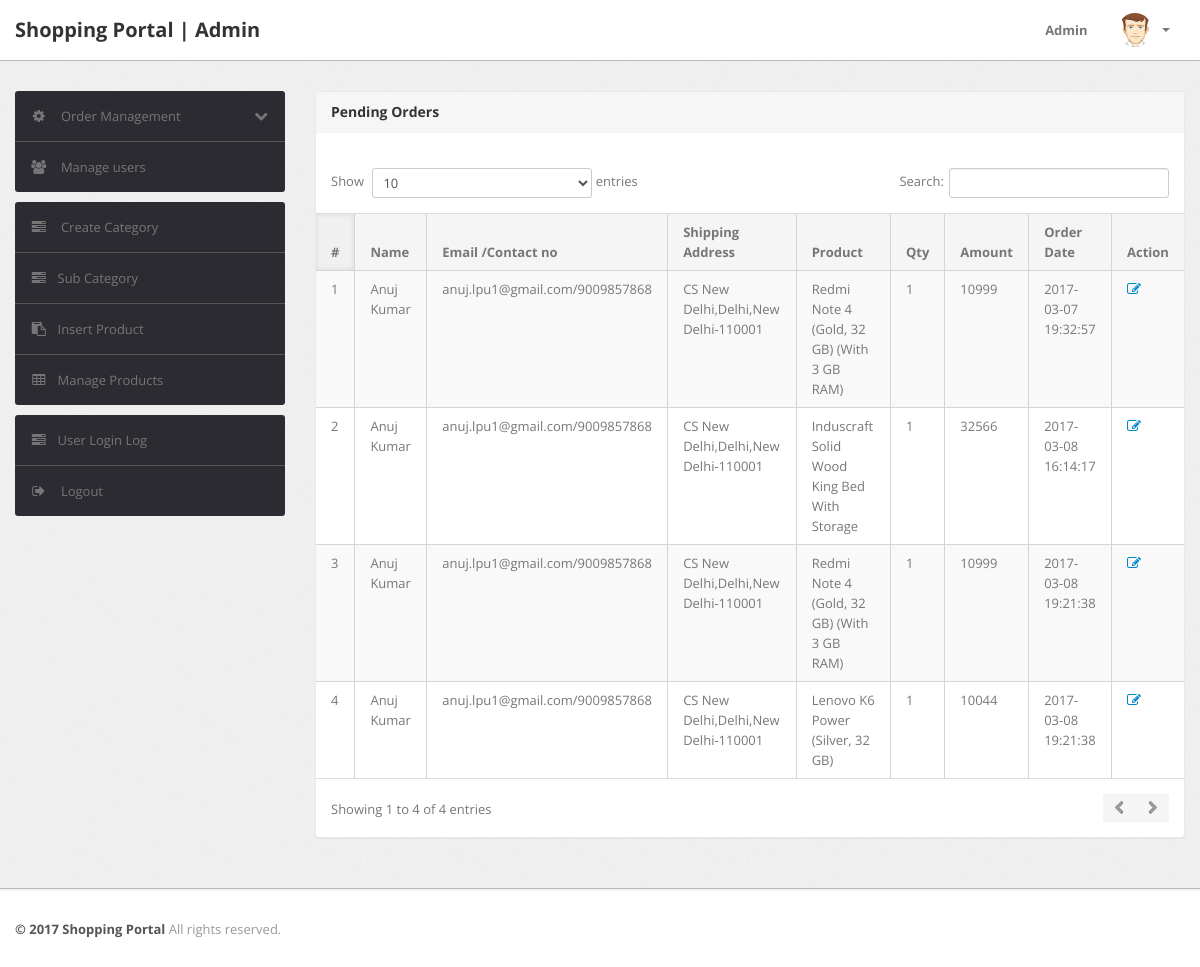
The app's page /admin/pending-orders.php (signed in), older data.
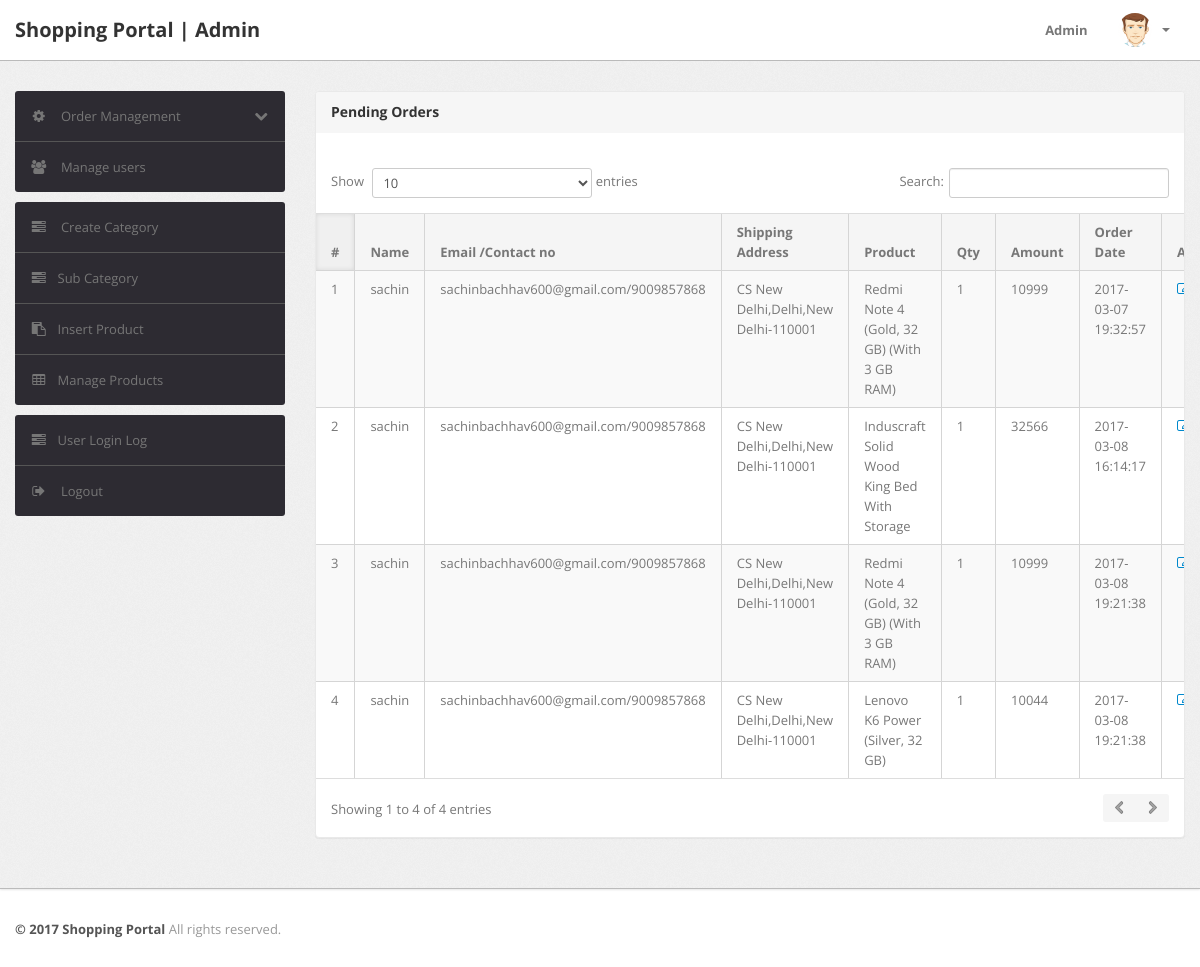
The same page, newer data.
### tables this page shows
CREATE TABLE `orders` (
  `id` int(11) NOT NULL,
  `userId` int(11) DEFAULT NULL,
  `productId` varchar(255) DEFAULT NULL,
  `quantity` int(11) DEFAULT NULL,
  `orderDate` timestamp NOT NULL DEFAULT CURRENT_TIMESTAMP,
  `paymentMethod` varchar(50) DEFAULT NULL,
  `orderStatus` varchar(55) DEFAULT NULL
);

CREATE TABLE `users` (
  `id` int(11) NOT NULL,
  `name` varchar(255) DEFAULT NULL,
  `email` varchar(255) DEFAULT NULL,
  `contactno` bigint(11) DEFAULT NULL,
  `password` varchar(255) DEFAULT NULL,
  `shippingAddress` longtext,
  `shippingState` varchar(255) DEFAULT NULL,
  `shippingCity` varchar(255) DEFAULT NULL,
  `shippingPincode` int(11) DEFAULT NULL,
  `billingAddress` longtext,
  `billingState` varchar(255) DEFAULT NULL,
  `billingCity` varchar(255) DEFAULT NULL,
  `billingPincode` int(11) DEFAULT NULL,
  `regDate` timestamp NOT NULL DEFAULT CURRENT_TIMESTAMP,
  `updationDate` varchar(255) DEFAULT NULL
);

CREATE TABLE `products` (
  `id` int(11) NOT NULL,
  `category` int(11) NOT NULL,
  `subCategory` int(11) DEFAULT NULL,
  `productName` varchar(255) DEFAULT NULL,
  `productCompany` varchar(255) DEFAULT NULL,
  `productPrice` int(11) DEFAULT NULL,
  `productPriceBeforeDiscount` int(11) DEFAULT NULL,
  `productDescription` longtext,
  `productImage1` varchar(255) DEFAULT NULL,
  `productImage2` varchar(255) DEFAULT NULL,
  `productImage3` varchar(255) DEFAULT NULL,
  `shippingCharge` int(11) DEFAULT NULL,
  `productAvailability` varchar(255) DEFAULT NULL,
  `postingDate` timestamp NULL DEFAULT CURRENT_TIMESTAMP,
  `updationDate` varchar(255) DEFAULT NULL
);

### admin/pending-orders.php (the view, shortened to what this page needs)
<?php
include('include/config.php');
if(strlen($_SESSION['alogin'])==0)
	{
header('location:index.php');
}
else{
?>
<!DOCTYPE html>
<html lang="en">
<head>
	<link type="text/css" href="bootstrap/css/bootstrap.min.css" rel="stylesheet">
	<link type="text/css" href="bootstrap/css/bootstrap-responsive.min.css" rel="stylesheet">
	<link type="text/css" href="css/theme.css" rel="stylesheet">
	<link type="text/css" href="images/icons/css/font-awesome.css" rel="stylesheet">
</head>
<body>
<?php include('include/header.php');?>
	<div class="wrapper">
		<div class="container">
			<div class="row">
<?php include('include/sidebar.php');?>
			<div class="span9">
					<div class="content">
	<div class="module">
							<div class="module-head">
								<h3>Pending Orders</h3>
							</div>
							<div class="module-body table">
									<br />
								<table cellpadding="0" cellspacing="0" border="0" class="datatable-1 table table-bordered table-striped	 display table-responsive" >
									<thead>
										<tr>
											<th>#</th>
											<th> Name</th>
											<th width="50">Email /Contact no</th>
											<th>Shipping Address</th>
											<th>Product </th>
											<th>Qty </th>
											<th>Amount </th>
											<th>Order Date</th>
											<th>Action</th>
										</tr>
									</thead>
<tbody>
<?php
$status='Delivered';
$query=mysqli_query($con,"select users.name as username,users.email as useremail,users.contactno as usercontact,users.shippingAddress as shippingaddress,users.shippingCity as shippingcity,users.shippingState as shippingstate,users.shippingPincode as shippingpincode,products.productName as productname,products.shippingCharge as shippingcharge,orders.quantity as quantity,orders.orderDate as orderdate,products.productPrice as productprice,orders.id as id  from orders join users on  orders.userId=users.id join products on products.id=orders.productId where orders.	orderStatus!='$status' or orders.orderStatus is null");
$cnt=1;
while($row=mysqli_fetch_array($query))
{
?>
										<tr>
											<td><?php echo htmlentities($cnt);?></td>
											<td><?php echo htmlentities($row['username']);?></td>
<td><?php echo htmlentities($row['useremail']);?>/<?php echo htmlentities($row['usercontact']);?></td>
<td><?php echo htmlentities($row['shippingaddress'].",".$row['shippingcity'].",".$row['shippingstate']."-".$row['shippingpincode']);?></td>
											<td><?php echo htmlentities($row['productname']);?></td>
											<td><?php echo htmlentities($row['quantity']);?></td>
											<td><?php echo htmlentities($row['quantity']*$row['productprice']+$row['shippingcharge']);?></td>
											<td><?php echo htmlentities($row['orderdate']);?></td>
											<td>   <a href="updateorder.php?oid=<?php echo htmlentities($row['id']);?>" title="Update order" target="_blank"><i class="icon-edit"></i></a>
											</td>
											</tr>
										<?php $cnt=$cnt+1; } ?>
										</tbody>
								</table>
							</div>
						</div>
					</div>
				</div>
			</div>
		</div>
	</div>
<?php include('include/footer.php');?>
</body>
<?php } ?>

### admin/include/header.php (shortened to what this page needs)
<div class="navbar navbar-fixed-top">
		<div class="navbar-inner">
			<div class="container">
			  	<a class="brand" href="index.html">
			  		Shopping Portal | Admin
			  	</a>
				<div class="nav-collapse collapse navbar-inverse-collapse">
					<ul class="nav pull-right">
						<li><a href="#">
							Admin
						</a></li>
						<li class="nav-user dropdown">
							<a href="#" class="dropdown-toggle" data-toggle="dropdown">
								<img src="images/user.png" class="nav-avatar" />
								<b class="caret"></b>
							</a>
						</li>
					</ul>
				</div>
			</div>
		</div>
	</div>

### admin/include/sidebar.php (shortened to what this page needs)
<div class="span3">
					<div class="sidebar">
<ul class="widget widget-menu unstyled">
							<li>
								<a class="collapsed" data-toggle="collapse" href="#togglePages">
									<i class="menu-icon icon-cog"></i>
									<i class="icon-chevron-down pull-right"></i><i class="icon-chevron-up pull-right"></i>
									Order Management
								</a>
							</li>
							<li>
								<a href="manage-users.php">
									<i class="menu-icon icon-group"></i>
									Manage users
								</a>
							</li>
						</ul>
						<ul class="widget widget-menu unstyled">
                                <li><a href="category.php"><i class="menu-icon icon-tasks"></i> Create Category </a></li>
                                <li><a href="subcategory.php"><i class="menu-icon icon-tasks"></i>Sub Category </a></li>
                                <li><a href="insert-product.php"><i class="menu-icon icon-paste"></i>Insert Product </a></li>
                                <li><a href="manage-products.php"><i class="menu-icon icon-table"></i>Manage Products </a></li>
                            </ul>
						<ul class="widget widget-menu unstyled">
							<li><a href="user-logs.php"><i class="menu-icon icon-tasks"></i>User Login Log </a></li>
							<li>
								<a href="logout.php">
									<i class="menu-icon icon-signout"></i>
									Logout
								</a>
							</li>
						</ul>
					</div>
				</div>

### admin/include/footer.php
<div class="footer">
	<div class="container">
		<b class="copyright">&copy; 2017 Shopping Portal </b> All rights reserved.
	</div>
</div>

Row changes from the older to the newer data that the page shows:
changed through a linked row, orders (number 1 of 4 on the later page): userId.name "Anuj Kumar" → "sachin"; userId.email "anuj.lpu1@gmail.com" → "sachinbachhav600@gmail.com"
changed through a linked row, orders "Induscraft Solid Wood King Bed With Storage": userId.name "Anuj Kumar" → "sachin"; userId.email "anuj.lpu1@gmail.com" → "sachinbachhav600@gmail.com"
changed through a linked row, orders (number 3 of 4 on the later page): userId.name "Anuj Kumar" → "sachin"; userId.email "anuj.lpu1@gmail.com" → "sachinbachhav600@gmail.com"
changed through a linked row, orders "Lenovo K6 Power (Silver, 32 GB)": userId.name "Anuj Kumar" → "sachin"; userId.email "anuj.lpu1@gmail.com" → "sachinbachhav600@gmail.com"
